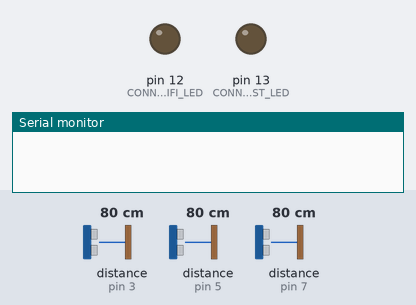
Recording of a sketch running on a simulated Arduino Uno, built with avr-gcc and run on an emulated ATmega328P. Parts: output pins drawn as LEDs (lit = HIGH), the last lines printed to the serial monitor. Wiring (inferred from the names in the program): 3 × ultrasonic range finder: trigger pin 2, echo pin 3 / trigger pin 4, echo pin 5 / trigger pin 6, echo pin 7. Inputs (shaded band) come from the test bench; at power-on: distance to the obstacle (sensors on pin 3, pin 5, pin 7) 80 cm. The echo pulse lasts 58.3 µs per cm; the board resets itself during the run and starts again; the modem accepts every AT command (registered, SIM ready, sends succeed) and sends nothing else; pins used as bus, display or sensor lines are not drawn.

Above: at 0.1 s.
At 52.7 s:
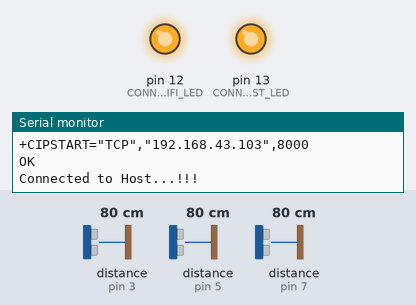
At 113.8 s:
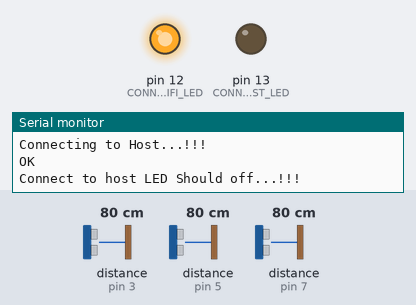
Timing chart, 0 to 115.3 s (numbered marks = the images above):
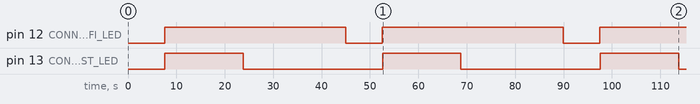

The sketch:

ESP8266.ino
```cpp
#include <SoftwareSerial.h>
#include <util/delay.h>
#include <avr/wdt.h>

#define SSID        "ADYbWU";//"SUCCESS"                                        // Wifi SSID
#define PASS        "nokia66542";//"olatundeayo44"                                    // WiFi Password
                         // mS
#define STATION_ID  1 // station ID

#define DIESEL_TRIG  2
#define DIESEL_ECHO  3
#define PETRO_TRIG   4
#define PETRO_ECHO   5
#define KEROS_TRIG   6
#define KEROS_ECHO   7
#define CONNECT_WIFI_LED 12
#define CONNECT_HOST_LED 13
#define MODULE_RST 9

// It is possible we dont use equal tank
#define DIESEL_TANK_HEIGHT  400.00   //in cm
#define KEROS_TANK_HEIGHT   300.00   //in cm
#define PETROL_TANK_HEIGHT  350.00   //in cm


/**
 * Global variable declearation
 */
volatile double duration, distance;
volatile double keroseneLevel, dieselLevel,  petrolLevel;
volatile bool is_connected_host = false;
volatile bool is_connected_to_network = false;

int buf_size = 64;
const String HOST = "192.168.43.103";
const int PORT = 8000;


/**
 * function protypes
 */
boolean echoCommand(String, const char *, boolean, int);
void echoSkip();
boolean expect(const char *, uint16_t);
boolean connectWiFi();
void errorHalt();

SoftwareSerial ESP8266(10,11); // RX (goes to TX on ESP), TX (goes to RX on ESP)


void setup()
{
  pinMode(CONNECT_HOST_LED, OUTPUT);
  pinMode(CONNECT_WIFI_LED, OUTPUT);
  pinMode(MODULE_RST, OUTPUT);
  digitalWrite(CONNECT_WIFI_LED, LOW);
  digitalWrite(CONNECT_HOST_LED, LOW);
  digitalWrite(MODULE_RST, HIGH);

  ultra_module_config();
  wifi_setup();
//  interrupts();
//  attachInterrupt(confirm_network, 3000000);
}

void loop()
{

//  while (ESP8266.available() > 0) {
//      Serial.write(ESP8266.read());
//    }

//    confirm_network();

    eat_echo();

    // The following code is working to accept the level
    // of the Three materials
    dieselLevel = return_percent(distance_detect(DIESEL_TRIG, DIESEL_ECHO, DIESEL_TANK_HEIGHT), DIESEL_TANK_HEIGHT);
    keroseneLevel = return_percent(distance_detect(KEROS_TRIG, KEROS_ECHO, KEROS_TANK_HEIGHT), KEROS_TANK_HEIGHT);
    petrolLevel = return_percent(distance_detect(PETRO_TRIG, PETRO_ECHO, PETROL_TANK_HEIGHT), PETROL_TANK_HEIGHT);

    // The below section is to print onto  the serial Monitor
    Serial.print("The Level of the Diesel tank is: ");
    print_level(dieselLevel);

    Serial.print("The Level of the Kerosene tank is: ");
    print_level(keroseneLevel);

    Serial.print("The Level of the Petrol tank is: ");
    print_level(petrolLevel);

    WebRequest(petrolLevel, keroseneLevel, dieselLevel);
    delay(3000);

    reConnectToHost(HOST, PORT);
}

void confirm_network()
{
    eat_echo();

    ESP8266.println("AT+CIPSTATUS");
    //debug the command
    Serial.println("AT+CIPSTATUS");
    delay(500);

   if(!ESP8266.find("STATUS:3"))
   {
      Serial.println("Interrupt:: Not connected...!!!");
      module_restart();
   }
}

/**
 * make value return percentage
 */

 double return_percent(double val, double hieght)
 {
  return (val/hieght) * 100;
 }

/**
 * setting up wifi module connections
 */
void wifi_setup()
{
  ESP8266.begin(9600); //connection to ESP8266
  Serial.begin(9600); //serial debug

  _delay_ms(2000);
  Serial.println("Restarting...");
  if(expect_AT("+RST", "OK", 2000)) {
     Serial.println("Restarted...");
  }

  _delay_ms(2000);

  eat_echo();

  expect_AT_OK("E0", 2000);
  eat_echo();


  expect_AT_OK("+CWMODE=1", 6000);    // Station mode

  expect_AT_OK("+CIPMUX=0", 6000);    // Allow multiple connections (we'll only use the first).

  expect_AT_OK("+CWQAP", 3000);
  _delay_ms(500);

  while (!expect_AT_OK("+CIPSTATUS", 6000)){
      Serial.println("Not connected...!!!");
      Serial.println("Connecting...");
      connectWiFi();
      _delay_ms(4000);
    }

    Serial.println("Connected!!!");
    is_connected_to_network = true;       // Set connection state

    expect_AT_OK("+CIPCLOSE", 3000);
    _delay_ms(3000);

  if (is_connected_to_network)   {           // If connection attempts failed
      digitalWrite(CONNECT_WIFI_LED, HIGH);
      reConnectToHost(HOST, PORT);
      delay(2000);                            // Indicate there was an error
  }
}

void print_level(double level_value)
{
  Serial.print(level_value);
  Serial.println("%");
  _delay_ms(1000);
}

void ultra_module_config()
{
  pinMode(DIESEL_TRIG, OUTPUT);    // Digital PIN 2
  pinMode(DIESEL_ECHO, INPUT);     // Digital PIN 3

  pinMode(PETRO_TRIG, OUTPUT);     // Digital PIN 4
  pinMode(PETRO_ECHO, INPUT);      // Digital PIN 5

  pinMode(KEROS_TRIG, OUTPUT);     // Digital PIN 6
  pinMode(KEROS_ECHO, INPUT);      // Digital PIN 7
}

double distance_detect(uint8_t trig_pin, uint8_t echo_pin, double tank_height)
{
  digitalWrite(trig_pin, LOW);
  delayMicroseconds(2);
  digitalWrite(trig_pin, HIGH);
  delayMicroseconds(10);
  digitalWrite(trig_pin, LOW);
  duration = pulseIn(echo_pin, HIGH);
  distance = static_cast<double>(duration)/58.2;
  if(distance == 0) return 0;
  return (tank_height - distance);
}

//web request needs to be sent without the http for now, https still needs some working
void WebRequest(double petro, double kero, double diesel){

     //create the request command
     String sendcommand = "GET /api/station/"; sendcommand += STATION_ID;
     sendcommand += "/data/";
     sendcommand += petro;
     sendcommand += "/";
     sendcommand += kero;
     sendcommand +="/";
     sendcommand += diesel;
     sendcommand += " HTTP/1.0\r\n\r\n";

     //send
     ESP8266.print("AT+CIPSEND=");
     ESP8266.println(sendcommand.length());

     //debug the command
     Serial.print("AT+CIPSEND=");
     Serial.println(sendcommand.length());

     if(ESP8266.find(">"))
     {
       Serial.print("> ");
       ESP8266.print(sendcommand);
       Serial.print(sendcommand);
       _delay_ms(3000);
        eat_echo();
     }
}


void reConnectToHost(const String host, const int port)
{
  static uint8_t reconnect_attempt = 0;

//      expect_AT_OK("+CIPCLOSE", 3000);
//      _delay_ms(1000);
      String cmd = "+CIPSTART=\"TCP\",\""; cmd += host; cmd += "\","; cmd += port; // Establish TCP connection
      char host_buf[100];
      cmd.toCharArray(host_buf, 100);
      Serial.println("Connecting to Host...!!!");
      Serial.println(host_buf);

      while(!expect_AT_OK(host_buf/*"+CIPSTART=\"TCP\",\"192.168.43.94\",80"*/, 6000)) {
        if(reconnect_attempt >= 5) {
          Serial.println("Should Restart Module...!!!");
          reconnect_attempt = 0;
          module_restart();
        }
        _delay_ms(5000);
        Serial.println("Connecting to Host...!!!");
        expect_AT_OK("+CIPCLOSE", 3000);
        digitalWrite(CONNECT_HOST_LED, LOW);
        Serial.println("Connect to host LED Should off...!!!");
        eat_echo();
        ++reconnect_attempt;
    }

    digitalWrite(CONNECT_HOST_LED, HIGH);
    reconnect_attempt = 0;
    Serial.println("Connected to Host...!!!");
}

void module_restart()
{
  digitalWrite(MODULE_RST, LOW);
  delay(300);
  digitalWrite(MODULE_RST, HIGH);
  delay(300);
  wdt_enable(WDTO_30MS);
  wdt_reset();
  delay(100);
}

bool expect_AT(const char *cmd, const char *expected, uint16_t timeout)
{
  ESP8266.print("AT");
  ESP8266.println(cmd);
  if (expected == "")  {               // If no ack response specified, skip all available module output.
    eat_echo();
  }
  return expect(expected, timeout);
}

bool expect_AT_OK(const char *cmd, uint16_t timeout)
{
  return expect_AT(cmd, "OK", timeout);
}

bool expect_scan(const char *pattern, void *ref, uint16_t timeout)
{
  char buf[buf_size];
  size_t len;
  readline(buf, buf_size, timeout);
  return sscanf(buf, (const char *) pattern, ref) == 1;
}


boolean expect(const char *expected, uint16_t timeout)
{
  uint16_t idx = 0;
  char buf[buf_size];
  size_t len;

//  eat_echo();
  len = readline(buf, buf_size, timeout);

  return strcmp(buf, (const char *) expected) == 0;
}

int readline(char *buf, size_t buf_size, uint16_t timeout)
{
  uint16_t idx = 0;
  while(--timeout)                       // Try until deadline
  {
    while (ESP8266.available())                        // If characters are available
    {
      char ch = ESP8266.read();
      Serial.write(ch);
      if (ch == '\r') continue;
      if (ch == '\n') {
        if (!idx) continue;
            timeout = 0;
            break;
        }
        if (buf_size - idx) buf[idx++] = ch;
    }

    if (timeout == 0) break;
     _delay_ms(1);
  }

  buf[idx] = 0;
  return idx;
}


void eat_echo()
{
//  _delay_ms(200);
   while (ESP8266.available())
   {
    ESP8266.read();
    // don't be too quick or we might not have anything available
    // when there actually is...
    _delay_ms(1);
   }
}


boolean connectWiFi()
{
  String cmd = "+CWJAP=\""; cmd += SSID; cmd += "\",\""; cmd += PASS; cmd += "\"";  // Connection string to connect to wifi
  char cmd_buf[100];
  cmd.toCharArray(cmd_buf, 100);

//  Serial.println(cmd_buf);

  if (expect_AT_OK(cmd_buf, 8000))  {
    // Join Access Point
    eat_echo();
    return true;
  }
  else
    return false;
}

void errorHalt()
{
  while(true){};
}
```

Measured:
- by itself, pin 13 (CONNECT_HOST_LED): alternates HIGH for 16.2 s and LOW for 28.8 s
